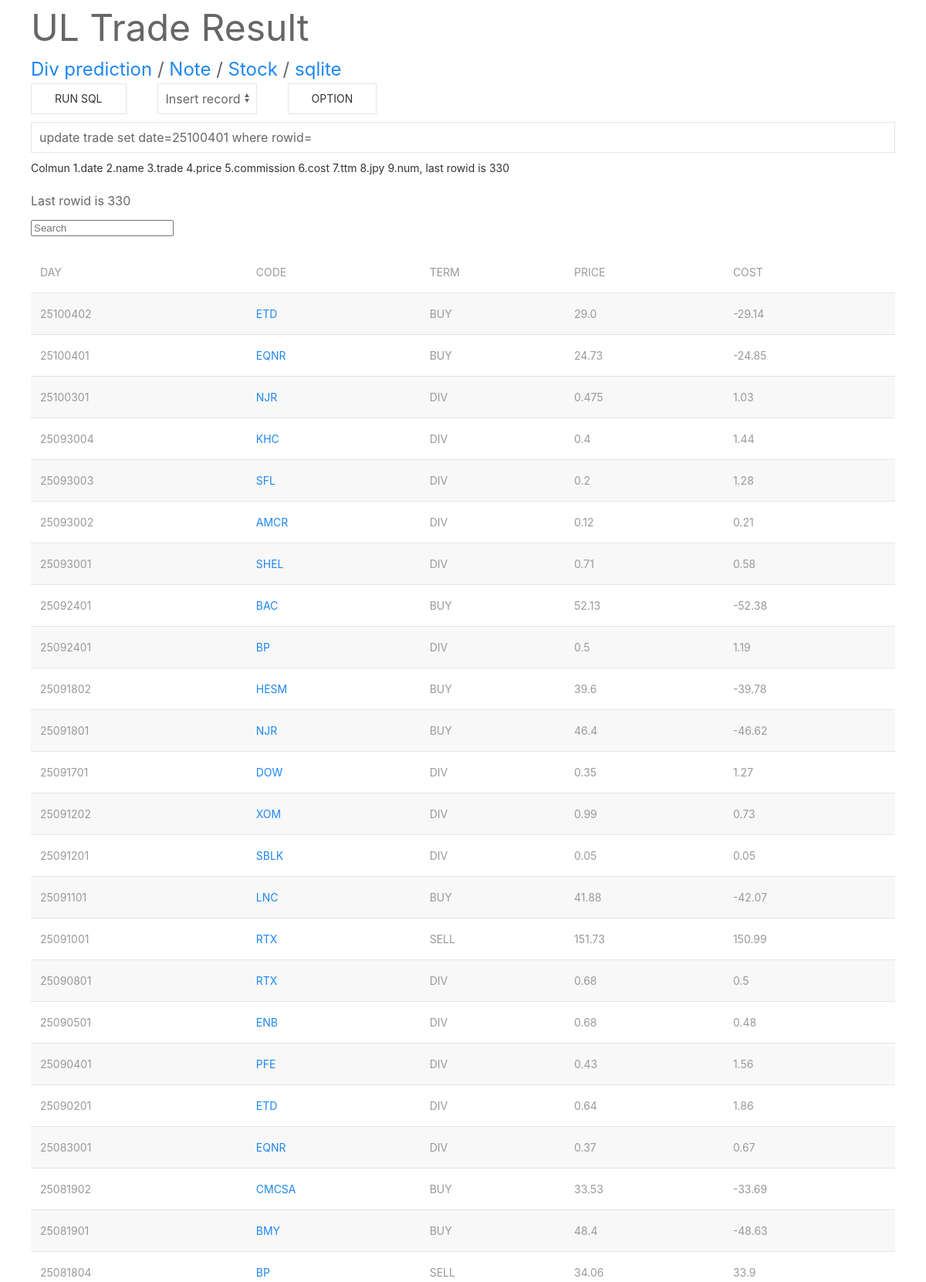
The page / (upper part) on the database its author committed.
### tables this page shows
CREATE TABLE trade(date,name,trade,price,commission,cost,ttm,jpy, num integer);

### app.py (the view)
@app.route('/')
def index():
    con = get_db()
    cur = con.execute("select *,rowid from trade order by date desc")
    data = cur.fetchall()
    cur = con.execute("select * from corp order by name asc")
    data_corp=cur.fetchall()
    cur = con.execute("select rowid from trade order by rowid desc limit 1")
    last_rowid = cur.fetchone()[0]
    con.close()
    return render_template('index.html', data = data,data_corp=data_corp,last_rowid=last_rowid)

### app.py (called while the page is built)
def get_db():
    if 'db' not in g:
        g.db = sqlite3.connect('stock.db')
    return g.db

### templates/index.html (shortened to what this page needs)
<!DOCTYPE html>
<html lang="jp">
<head>
</head>
<body>
<div class="uk-container">
    <div>
      <font size="7">UL Trade Result</font><br>
      <font size="5"><a href="{{url_for('div_ditale')}}">Div prediction</a> / <a href="{{url_for('note_page')}}">Note</a> / <a href="{{url_for('stock')}}">Stock</a> / <a href="{{url_for('sq_lite')}}">sqlite</a></font>
    </div>
    <form action='/result'>
      <div uk-margin>
	<div class="" uk-grid>
	  <div>
	    <button class="uk-button uk-button-default" type="submit" formmethod="POST">Run SQL</button>
	  </div>
	  <div>
	    <select id="SQform" onchange="inputChange()" class="uk-select">
                <option value="insert">Insert record</option>
            </select>
	  </div>
	  <div>
	    <button class="uk-button uk-button-default" type="button" uk-toggle="target: #offcanvas-usage">Option</button>
	</div>
      </div>
            <input name="name" id="SQinput" type="text" class="uk-input">
    </form>
    <div><h6>Colmun 1.date 2.name 3.trade 4.price 5.commission 6.cost 7.ttm 8.jpy 9.num,  last rowid is {{last_rowid}}</h4></div>
<div><span id="goukei">Last rowid is {{last_rowid}}</span></div>
    <div id="users">
        <input class="search" placeholder="Search" />
        <table id="tablesql"  class="uk-table uk-table-striped">
            <thead>
              <tr>
                    <th>day</th>
                    <th>Code</th>
                    <th>Term</th>
                    <th>price</th>
                    <th>cost</th>
                </tr>
            </thead>
            <tbody class="list">
                {% for item in data %}
                <tr>
                    <th class="dat">{{item[0]}}</th>
                    <th class="nm"><a href="{{url_for('corp', cname=item[1])}}">{{item[1]}}</a>
                    </th>
                    <th class="sell">{{item[2]}}</th>
                    <th>{{item[3]}}</th>
                    <th>{{item[5]}}</th>
                </tr>
                {% endfor %}
            </tbody>
        </table>
    </div>
</div>
</body>
<link rel="stylesheet" href="{{ url_for('static', filename='css/css/uikit.min.css') }}">
</html>

### rows shown on the page
trade: rowid "330", date "25100402", name "ETD", trade "BUY", price "29.0", cost "-29.14"
trade: date "25100401", name "EQNR", trade "BUY", price "24.73", cost "-24.85"
trade: date "25100301", name "NJR", trade "DIV", price "0.475", cost "1.03"
trade: date "25093004", name "KHC", trade "DIV", price "0.4", cost "1.44"
trade: date "25093003", name "SFL", trade "DIV", price "0.2", cost "1.28"
trade: date "25093002", name "AMCR", trade "DIV", price "0.12", cost "0.21"
trade: date "25093001", name "SHEL", trade "DIV", price "0.71", cost "0.58"
trade: date "25092401", name "BAC", trade "BUY", price "52.13", cost "-52.38"
trade: date "25092401", name "BP", trade "DIV", price "0.5", cost "1.19"
trade: date "25091802", name "HESM", trade "BUY", price "39.6", cost "-39.78"
trade: date "25091801", name "NJR", trade "BUY", price "46.4", cost "-46.62"
trade: date "25091701", name "DOW", trade "DIV", price "0.35", cost "1.27"
trade: date "25091202", name "XOM", trade "DIV", price "0.99", cost "0.73"
trade: date "25091201", name "SBLK", trade "DIV", price "0.05", cost "0.05"
trade: date "25091101", name "LNC", trade "BUY", price "41.88", cost "-42.07"
trade: date "25091001", name "RTX", trade "SELL", price "151.73", cost "150.99"
trade: date "25090801", name "RTX", trade "DIV", price "0.68", cost "0.5"
trade: date "25090501", name "ENB", trade "DIV", price "0.68", cost "0.48"
trade: date "25090401", name "PFE", trade "DIV", price "0.43", cost "1.56"
trade: date "25090201", name "ETD", trade "DIV", price "0.64", cost "1.86"
trade: date "25083001", name "EQNR", trade "DIV", price "0.37", cost "0.67"
trade: date "25081902", name "CMCSA", trade "BUY", price "33.53", cost "-33.69"
trade: date "25081901", name "BMY", trade "BUY", price "48.4", cost "-48.63"
trade: date "25081804", name "BP", trade "SELL", price "34.06", cost "33.9"
